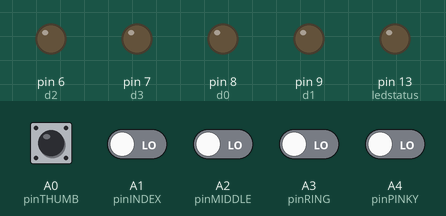
This sketch was run on a simulated Arduino Uno, built with avr-gcc and run on an emulated ATmega328P. On the bench: output pins drawn as LEDs (lit = HIGH). Dashed ring = blinking. The inputs (shaded band) are chosen by the test bench; at power-on: A0 (pinTHUMB), A1 (pinINDEX), A2 (pinMIDDLE), A3 (pinRING), A4 (pinPINKY) LOW. Pins used as bus, display or sensor lines are not drawn; what the sketch prints to the serial monitor is not drawn.

Above: at 1.2 s.
1.3 s: A0 (pinTHUMB) pulsed HIGH 5 times (0.12 s each, 0.3 s apart)
At 1.59 s:
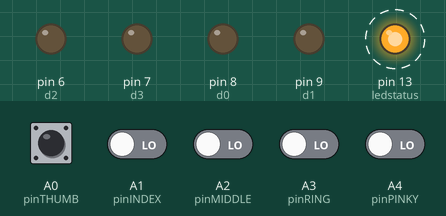
At 3.6 s:
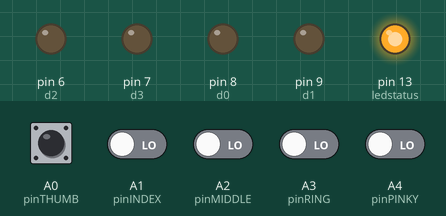
Timing chart, 0 to 5.1 s (numbered marks = the images above; inputs shaded):
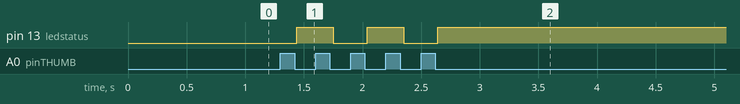

Measured:
- after the input at 1.3 s, pin 13 (ledstatus): alternates HIGH for 0.31 s and LOW for 0.29 s, 5 changes in all, then stays HIGH, starting after 0.14 s

The sketch:

Chorduno.ino
```cpp
/* ENGELBART CHORD KEYBOARD FOR ARDUINO UNO
*/

#define strobe  2
#define d5      3
#define d4      4
#define d6      5
#define d2      6
#define d3      7
#define d0      8
#define d1      9
#define reset   10

#define ledstatus 13

#define pinTHUMB  A0
#define pinINDEX  A1
#define pinMIDDLE A2
#define pinRING   A3
#define pinPINKY  A4

byte asciinum = 0;
char asciival = 0;
byte maxascii= 127;
byte minascii= 1;

int thumb = 0;
int index = 0;
int middle = 0;
int ring = 0;
int pinky = 0;

bool firstnibble = 1;
int  nibble = 0;
int lownibble = 0;
int highnibble = 0;


// read the buttons
int read_chord_buttons()
{
  thumb  = digitalRead(pinTHUMB);
  index  = digitalRead(pinINDEX);
  middle = digitalRead(pinMIDDLE);
  ring   = digitalRead(pinRING);
  pinky  = digitalRead(pinPINKY);

  return pinky * 8 + ring * 4 + middle * 2 + index;
}


void setup() {
 Serial.begin(9600);
 // while (!Serial) {
 //   ; // wait for serial port to connect. Needed for native USB port only
 // }

 pinMode (d0,OUTPUT);
 pinMode (d1,OUTPUT);
 pinMode (d2,OUTPUT);
 pinMode (d3,OUTPUT);
 pinMode (d4,OUTPUT);
 pinMode (d5,OUTPUT);
 pinMode (d6,OUTPUT);
 pinMode (strobe,OUTPUT);
 digitalWrite (strobe,LOW);
 digitalWrite (d0,LOW);
 digitalWrite (d1,LOW);
 digitalWrite (d2,LOW);
 digitalWrite (d3,LOW);
 digitalWrite (d4,LOW);
 digitalWrite (d5,LOW);
 digitalWrite (d6,LOW);


 pinMode (pinTHUMB, INPUT);
 pinMode (pinINDEX, INPUT);
 pinMode (pinMIDDLE, INPUT);
 pinMode (pinRING, INPUT);
 pinMode (pinPINKY, INPUT);

 pinMode (ledstatus, OUTPUT);
 digitalWrite (ledstatus, HIGH);
}

void loop() {
  // put your main code here, to run repeatedly:

 nibble = read_chord_buttons();  // read the buttons
 //Serial.println(nibble);


 if (thumb)
 {
    int thumbdown = 1;
    while (thumbdown) // wait for thumb up
    {
      thumbdown = digitalRead(pinTHUMB);
      delay(20); // debounce the button
    }
    if (firstnibble == 1)
    {
      highnibble = nibble;
    }
    else
    {
      lownibble = nibble;

      if ((highnibble == 15) && (lownibble == 15))
      {
        SendReset();
      }
      else
      {
        SendAscii();
      }
    }
    firstnibble = !(firstnibble);
 }

 if (firstnibble == 1)
 {
      highnibble = nibble;
      digitalWrite (ledstatus, LOW);
 }
 else
 {
      lownibble = nibble;
      asciinum = highnibble * 16 + lownibble;
      digitalWrite (ledstatus, HIGH);
 }
}


void SendReset()
{
    digitalWrite(reset,HIGH);
    delay(100);
    digitalWrite(reset,LOW);
}


void SendAscii()
{
       asciival = (char)asciinum;
       Serial.print(asciival);

       int testval = asciival;

       int bit8 = (testval >= 128);
       testval = testval - 128 * bit8;

       int bit7 = (testval >= 64);
       testval = testval - 64 * bit7;
       digitalWrite(d6, bit7);

       int bit6 = (testval >= 32);
       testval = testval - 32 * bit6;
       digitalWrite(d5, bit6);

       int bit5 = (testval >= 16);
       testval = testval - 16 * bit5;
       digitalWrite(d4, bit5);

       int bit4 = (testval >= 8);
       testval = testval - 8 * bit4;
       digitalWrite(d3, bit4);

       int bit3 = (testval >= 4);
       testval = testval - 4 * bit3;
       digitalWrite(d2, bit3);

       int bit2 = (testval >= 2);
       testval = testval - 2 * bit2;
       digitalWrite(d1, bit2);

       int bit1 = (testval >= 1);
       digitalWrite(d0, bit1);

       digitalWrite(strobe,HIGH);
       long tgttime = micros() + 10;
       while (micros() < tgttime)
       {
       }
       digitalWrite(strobe,LOW);

       tgttime = millis() + 13; // delay between characters
       while (millis() < tgttime)
       {
       }
}
```
